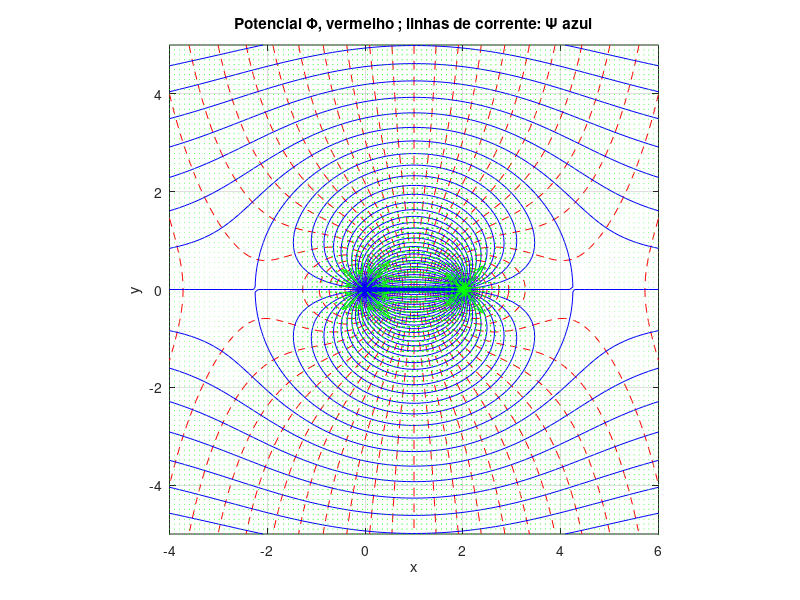

MATLAB code for this plot:
%##################################################
% Matheus José Oliveira dos Santos
% NUSP: 10335826 - PME3557 - Aerodinâmica 2022
% Oval de Rankine
%##################################################

clc
clear all
close all

%Coordenadas
N = 100;
x = linspace(-4,6,N);
y = linspace(-5,5,N);
[X,Y] = meshgrid(x,y);
Zc = X + 1i*Y;

% cts
Uoo = 1.0;
sig = 30.0;

% Fluxo uniforme em x
F1 = Uoo*Zc;

% Source na origem
F2 = (sig/(2*pi))*log(Zc);

% Sink em Z=2+0*i
F3 = -(sig/(2*pi))*log(Zc-2); 

% Potencial complexo
Ft = F1 + F2 + F3;
Phi = real(Ft);
Psi = imag(Ft);

% Velocidade complexa
W = Uoo + (sig/(2*pi))./Zc -(sig/(2*pi))./(Zc-2);
U = conj(W);
Up = real(U);
Vp = imag(U);

% plot
figure(1),
contour(X,Y,Phi,55,'r--');
hold on
contour(X,Y,Psi,55,'b-');
quiver(X,Y,Up,Vp,5,'g');
grid on
axis('square');
xlabel('x');
ylabel('y');
title('Potencial \Phi, vermelho ; linhas de corrente: \Psi azul');